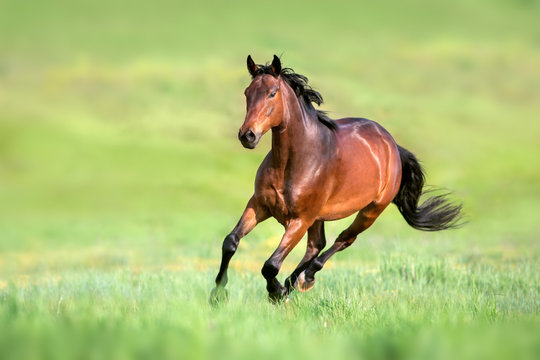
#> input picture data/horse.jpg, 540 x 360 px
$ python sift_algo.py
#> lines starting #> are read from the running program, lines starting #| are printed output that depends on the picture
# FatheVision AI  code
import cv2


def get_keypoint_and_descriptor(img, sift_obj):
    """
    getting the features and descriptor for the input image through SIFT algorithm
    Args:
        img: input image for which we want to get the keypoint and descriptor
        sift_obj: SIFT object

    Returns:
        keypoint and descriptor for the input image
    """

    image_gray = cv2.cvtColor(img, cv2.COLOR_BGR2GRAY)

    kps, descriptor = sift_obj.detectAndCompute(image_gray, None)
    return kps, descriptor


def main():
    sift = cv2.SIFT_create()

    image_path = "../data/horse.jpg"
    image = cv2.imread(image_path)  # reading the image
#> image is the input picture: shape (360, 540, 3); mean B, G, R 115, 190.9, 174.8

    keypoint, descriptor = get_keypoint_and_descriptor(image, sift)
#> in get_keypoint_and_descriptor, `image_gray = cv2.cvtColor(img, cv2.COLOR_BGR2GRAY)`:
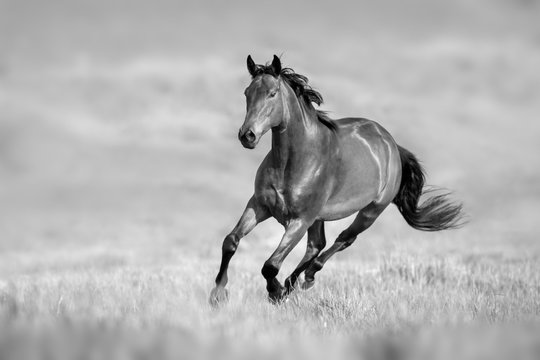
#> image_gray: shape (360, 540); min 0, max 251, mean 177.4
#> in get_keypoint_and_descriptor, `kps, descriptor = sift_obj.detectAndCompute(image_gray, None)`: kps = 440 keypoints; strongest (x, y, size): (269, 271, 10.9), (302, 275, 4), (227, 254, 8.8), (249, 57, 2.8)
#> keypoint has the same summary as kps in get_keypoint_and_descriptor
    # [4 lines of commented-out code are left out]

    image_feature = cv2.drawKeypoints(image, keypoint, None)  # plotting the keypoint on the input image
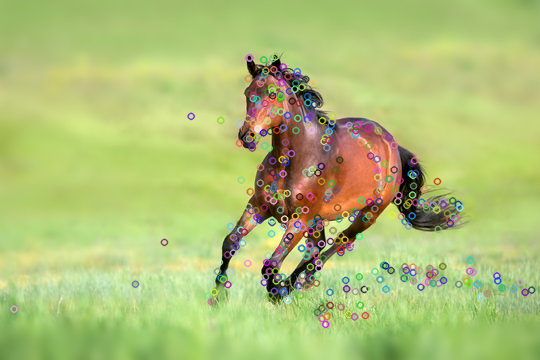
#> image_feature: shape (360, 540, 3); mean B, G, R 116.9, 190.9, 174.4

    cv2.imshow("SIFT image", image_feature)
    cv2.waitKey(0)
    cv2.destroyAllWindows()


if __name__ == "__main__":
    main()

$ run again, with data/document.jpg copied over data/horse.jpg
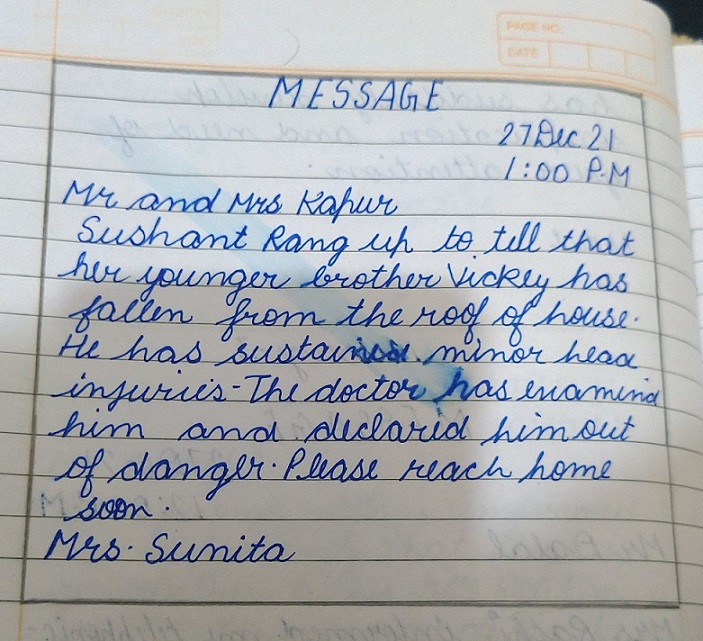
#> input picture data/document.jpg, 703 x 641 px
#> in main, image is the input picture: shape (641, 703, 3); mean B, G, R 180.4, 176.3, 173.1
#> in get_keypoint_and_descriptor, `image_gray = cv2.cvtColor(img, cv2.COLOR_BGR2GRAY)`:
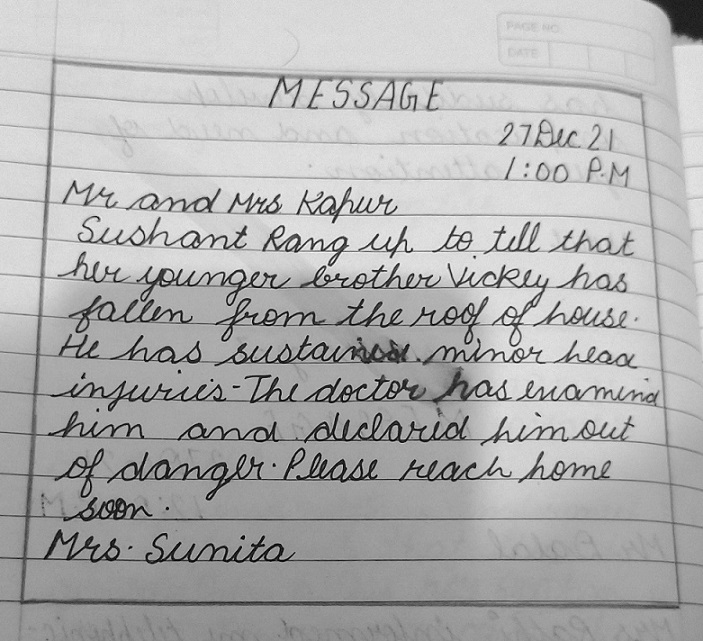
#> image_gray: shape (641, 703); min 1, max 254, mean 175.8
#> kps = 2898 keypoints; strongest (x, y, size): (212, 380, 1.8), (179, 371, 2.3), (377, 235, 2), (333, 221, 2.1)
#> keypoint has the same summary as kps in get_keypoint_and_descriptor
#> in main, `image_feature = cv2.drawKeypoints(image, keypoint, None)`:
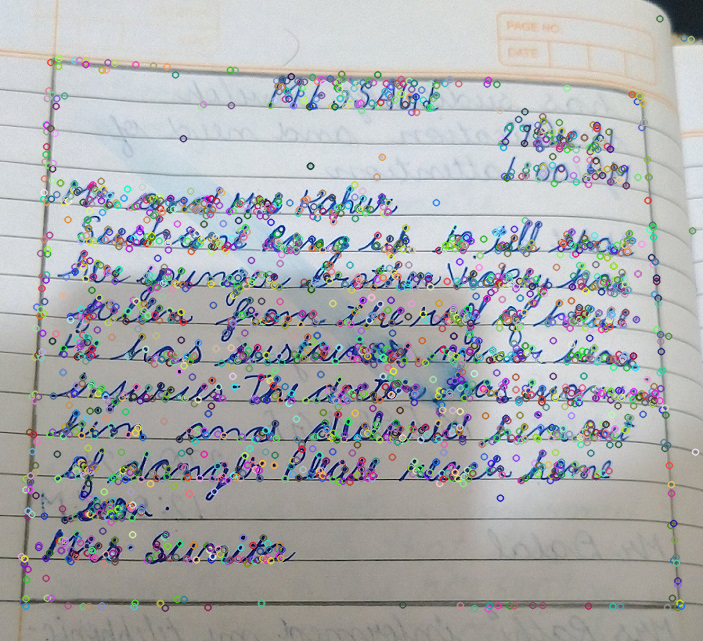
#> image_feature: shape (641, 703, 3); mean B, G, R 176, 174.4, 172.3
